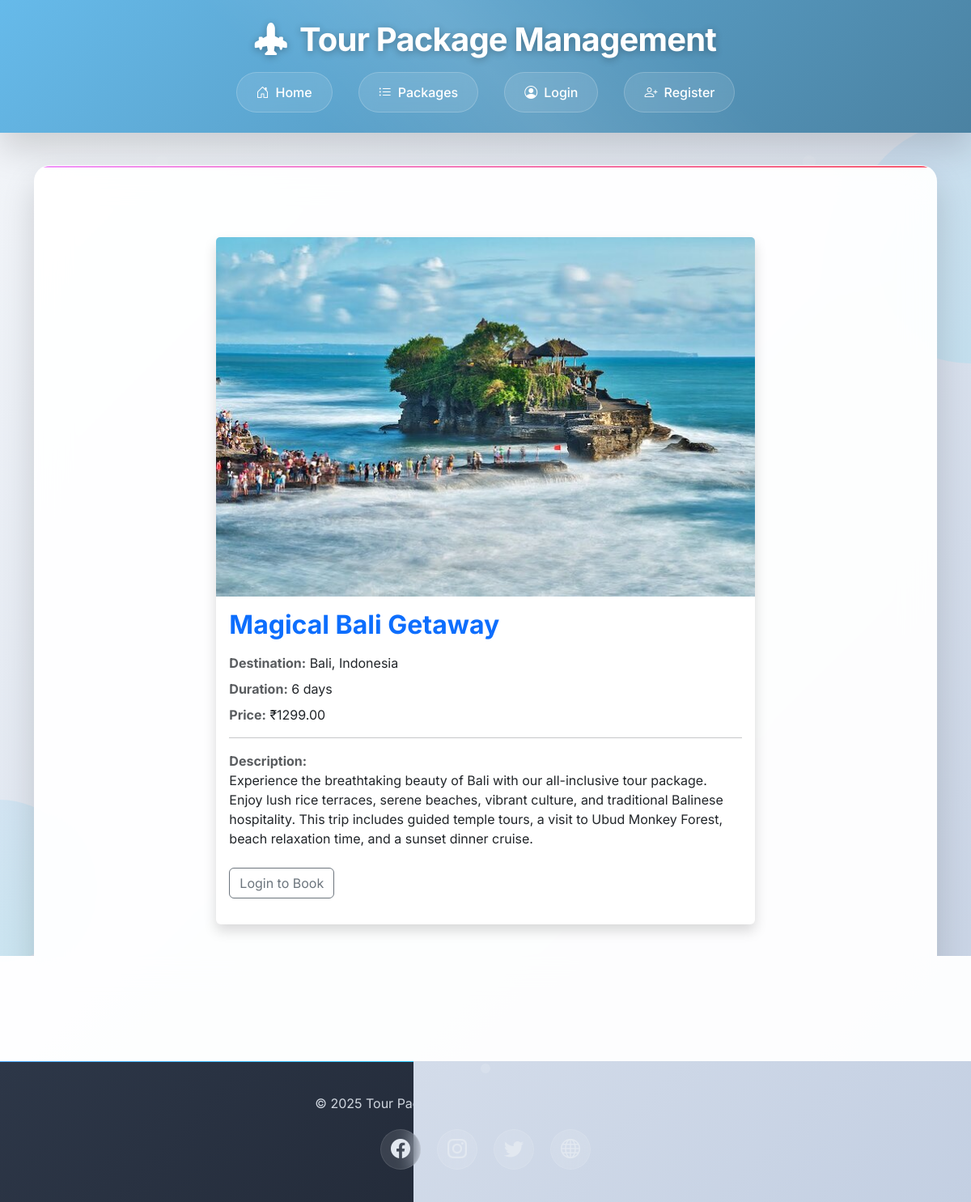
The page /packages/1/ on the database its author committed.
### travel/models.py (models this page shows, shortened)
class Package(models.Model):
    vendor = models.ForeignKey(User, on_delete=models.CASCADE, related_name='vendor_packages')
    title = models.CharField(max_length=200)
    description = models.TextField()
    price = models.DecimalField(max_digits=10, decimal_places=2)
    duration_days = models.IntegerField()
    destination = models.CharField(max_length=100)
    image = models.ImageField(upload_to='package_images/', null=True, blank=True)
    created_at = models.DateTimeField(auto_now_add=True)
    auto_expiry_days = models.IntegerField(default=30)
    approved = models.BooleanField(default=False)

### travel/views.py (the view)
# urls.py: path('packages/<int:pk>/', views.package_detail, name='package_detail'),
def package_detail(request, pk):
    package = get_object_or_404(Package, pk=pk, approved=True)
    return render(request, 'travel/package_detail.html', {'package': package})

### travel/templates/travel/package_detail.html
{% extends 'travel/base.html' %}
{% block content %}
<div class="container py-5">
  <div class="row justify-content-center">
    <div class="col-lg-8">
      <div class="card shadow border-0">
        {% if package.image %}
        <img src="{{ package.image.url }}" class="card-img-top" alt="{{ package.title }}">
        {% endif %}
        <div class="card-body">
          <h2 class="card-title text-primary fw-bold mb-3">{{ package.title }}</h2>
          <p class="mb-2"><strong class="text-muted">Destination:</strong> {{ package.destination }}</p>
          <p class="mb-2"><strong class="text-muted">Duration:</strong> {{ package.duration_days }} days</p>
          <p class="mb-2"><strong class="text-muted">Price:</strong> ₹{{ package.price }}</p>
          <hr>
          <p class="mb-4"><strong class="text-muted">Description:</strong><br>{{ package.description }}</p>
          {% if user.is_authenticated %}
            <form method="post" action="{% url 'book_package' package.pk %}">
              {% csrf_token %}
              <button type="submit" class="btn btn-primary btn-lg">Book Now</button>
            </form>
          {% else %}
            <p class="mt-4"><a href="{% url 'login' %}" class="btn btn-outline-secondary">Login to Book</a></p>
          {% endif %}
        </div>
      </div>
    </div>
  </div>
</div>
{% endblock %}

### travel/templates/travel/base.html (style rules this page uses)
:root { --primary-gradient: linear-gradient(135deg, #66baea 0%, #4b82a2 100%); --secondary-gradient: linear-gradient(135deg, #f093fb 0%, #f5576c 100%); --accent-gradient: linear-gradient(135deg, #4facfe 0%, #00f2fe 100%); --dark-gradient: linear-gradient(135deg, #2d3748 0%, #1a202c 100%); --glass-bg: rgba(255, 255, 255, 0.1); --glass-border: rgba(255, 255, 255, 0.2); --text-primary: #2d3748; --text-secondary: #4a5568; --shadow-light: 0 10px 25px rgba(0, 0, 0, 0.1); --shadow-medium: 0 20px 40px rgba(0, 0, 0, 0.15); --shadow-heavy: 0 30px 60px rgba(0, 0, 0, 0.2); }
* { margin: 0; padding: 0; box-sizing: border-box; }
body { font-family: 'Inter', sans-serif; background: linear-gradient(135deg, #f5f7fa 0%, #c3cfe2 100%); min-height: 100vh; overflow-x: hidden; position: relative; }
body::before { content: ''; position: fixed; top: 0; left: 0; width: 100%; height: 100%; pointer-events: none; z-index: -1; animation: float 20s ease-in-out infinite; }

### rows shown on the page
Package: image (picture), title "Magical Bali Getaway", destination "Bali, Indonesia", duration_days "6", price "1299.00", description "Experience the breathtaking beauty of Bali with our all-inclusive tour package. Enjoy lush rice terraces, serene beaches, vibrant culture, and traditional Balinese hospitality. This trip includes guided temple tours, a visit to Ubud Monkey Forest, beach relaxation time, and a sunset dinner cruise."
